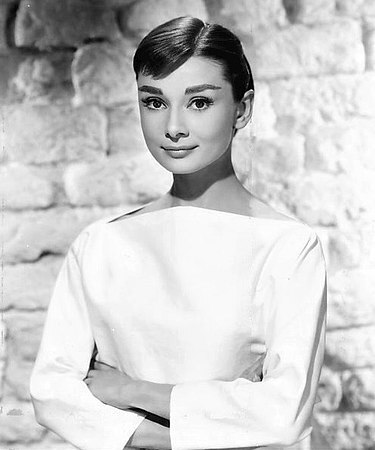
#> input picture Business_model/audrey01.jpg, 375 x 450 px
$ jupyter execute --allow-errors selective_search_n_iou.ipynb   (shell and % lines are left out)
#> lines starting #> are read from the running program, lines starting #| are printed output that depends on the picture; after the words box and inside, x2 and y2 are one past the last pixel; in counts of white or black regions, pixels touching at a corner belong together
###  selective search를 이용하여 Object Detection을 위한 Region Proposal 영역을 도출

#### selectivesearch를 설치하고 이미지를 로드

[cell 1]
import selectivesearch
import cv2
import matplotlib.pyplot as plt
import os

### 오드리헵번 이미지를 cv2로 로드하고 matplotlib으로 시각화
img = cv2.imread('audrey01.jpg')
#> img is the input picture: shape (450, 375, 3); min 0, max 255, mean 201.6
img_rgb = cv2.cvtColor(img, cv2.COLOR_BGR2RGB)
print('img shape:', img.shape)
#| img shape: (450, 375, 3)

plt.figure(figsize=(8, 8))
plt.imshow(img_rgb)
plt.show()

[cell 2]
import selectivesearch

#selectivesearch.selective_search()는 이미지의 Region Proposal정보를 반환
#> (the rest of this cell did not finish here and is left out)

#### 반환된 Region Proposal(후보 영역)에 대한 정보 보기.
반환된 regions 변수는 리스트 타입으로 세부 원소로 딕셔너리를 가지고 있음.
개별 딕셔너리내 KEY값별 의미
* rect 키값은 x,y 시작 좌표와 너비, 높이 값을 가지며 이 값이 Detected Object 후보를 나타내는 Bounding box임.
* size는 Object의 크기
* labels는 해당 rect로 지정된 Bounding Box내에 있는 오브젝트들의 고유 ID
* 아래로 내려갈 수록 너비와 높이 값이 큰 Bounding box이며 하나의 Bounding box에 여러개의 오브젝트가 있을 확률이 커짐.

#> (a cell that did not finish here is left out)

#> (a cell that did not finish here is left out)

**bounding box를 시각화 하기**

[cell 5]
# opencv의 rectangle()을 이용하여 시각화
# rectangle()은 이미지와 좌상단 좌표, 우하단 좌표, box컬러색, 두께등을 인자로 입력하면 원본 이미지에 box를 그려줌.

green_rgb = (125, 255, 51)
img_rgb_copy = img_rgb.copy()
#> (the rest of this cell did not finish here and is left out)

#### bounding box의 크기가 큰 후보만 추출

#> (a cell that did not finish here is left out)

### IOU 구하기

#### 입력인자로 후보 박스와 실제 박스를 받아서 IOU를 계산하는 함수 생성

[cell 7]
import numpy as np

def compute_iou(cand_box, gt_box):

    # Calculate intersection areas
    x1 = np.maximum(cand_box[0], gt_box[0])
    y1 = np.maximum(cand_box[1], gt_box[1])
    x2 = np.minimum(cand_box[2], gt_box[2])
    y2 = np.minimum(cand_box[3], gt_box[3])

    intersection = np.maximum(x2 - x1, 0) * np.maximum(y2 - y1, 0)

    cand_box_area = (cand_box[2] - cand_box[0]) * (cand_box[3] - cand_box[1])
    gt_box_area = (gt_box[2] - gt_box[0]) * (gt_box[3] - gt_box[1])
    union = cand_box_area + gt_box_area - intersection

    iou = intersection / union
    return iou

[cell 8]
import cv2
import matplotlib.pyplot as plt

# 실제 box(Ground Truth)의 좌표를 아래와 같다고 가정.
gt_box = [60, 15, 320, 420]


img = cv2.imread('audrey01.jpg')
img_rgb = cv2.cvtColor(img, cv2.COLOR_BGR2RGB)

red = (255, 0 , 0)
img_rgb = cv2.rectangle(img_rgb, (gt_box[0], gt_box[1]), (gt_box[2], gt_box[3]), color=red, thickness=2)
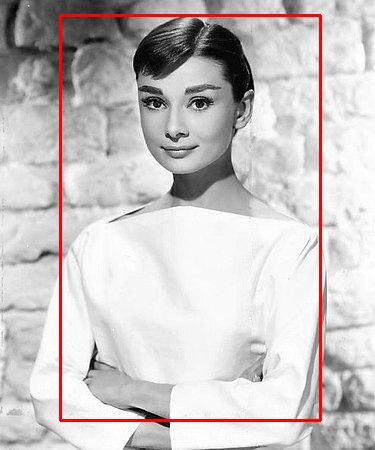
#> img_rgb: shape (450, 375, 3); 2.36% of pixels changed, all inside (x1, y1, x2, y2) = (59, 14, 322, 422)

plt.figure(figsize=(8, 8))
plt.imshow(img_rgb)
plt.show()

[cell 9]
import selectivesearch

#selectivesearch.selective_search()는 이미지의 Region Proposal정보를 반환
#> (the rest of this cell did not finish here and is left out)

#> (a cell that did not finish here is left out)

#> (a cell that did not finish here is left out)

[cell 12]
img = cv2.imread('audrey01.jpg')
img_rgb = cv2.cvtColor(img, cv2.COLOR_BGR2RGB)
print('img shape:', img.shape)
#| img shape: (450, 375, 3)
